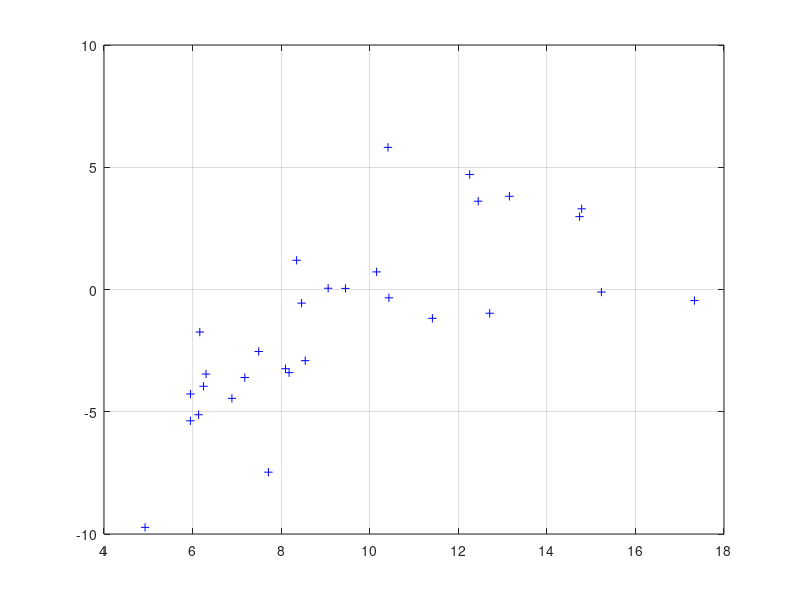

The MATLAB script that drew this image: (Note: this script raises an error after producing the figure.)
n=30;
x=randn(1,n);
y=randn(1,n);

a1=4;b1=10; c1=4;d1=3;e1=0;

x1=a1*x+b1;
y1=c1*x+d1*y+e1;

figure
plot(x1,y1,'b+');hold on; grid on;
corrcoef(x1,y1)

a2=4;b2=10; c2=-4;d2=3;e2=5;

x2=a2*x+b2;
y2=c2*x+d2*y+e2;

plot(x2,y2,'gX');hold on; grid on;
corrcoef(x2,y2)

a3=1;b3=10; c3=0;d3=3;e3=20;

x3=a3*x+b3;
y3=c3*x+d3*y+e3;

plot(x3,y3,'ko');hold on; grid on;
corrcoef(x3,y3)